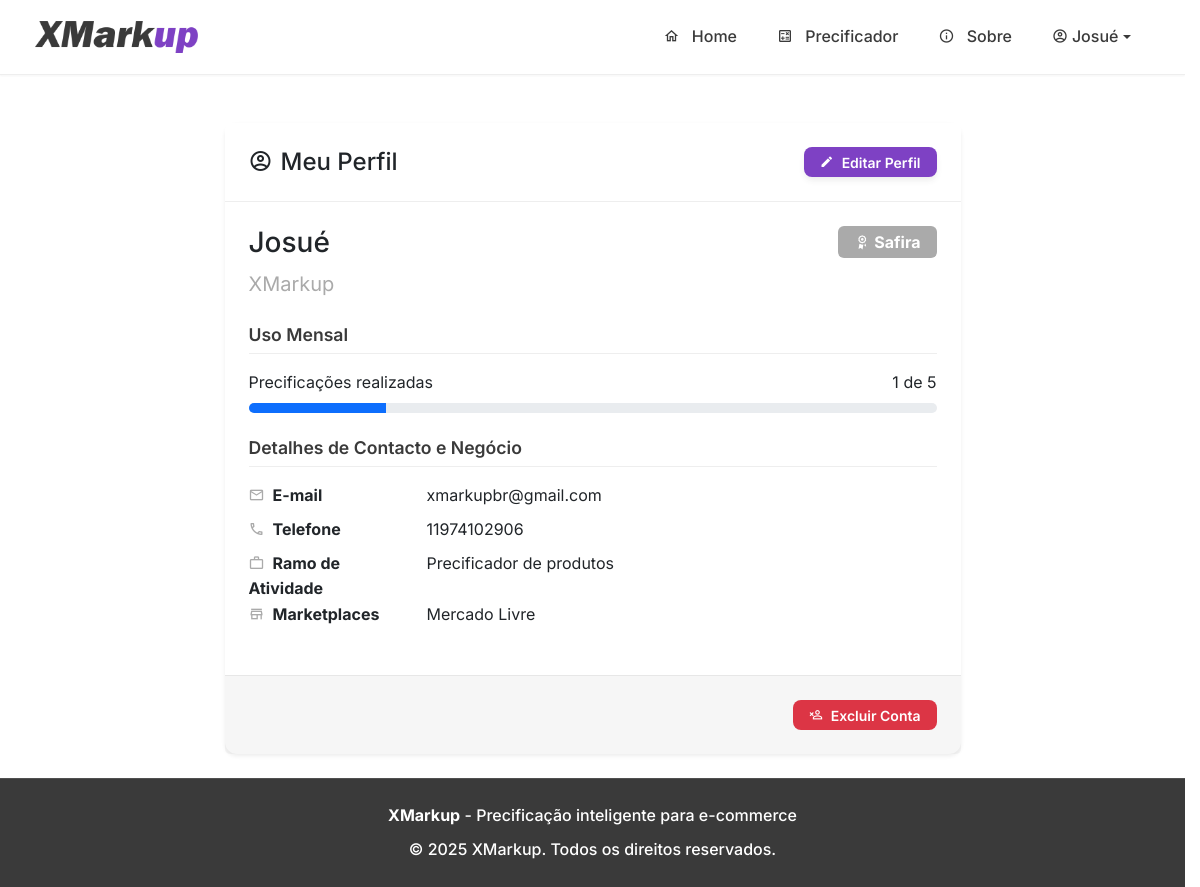
The page /perfil (signed in) on the database as committed earlier.
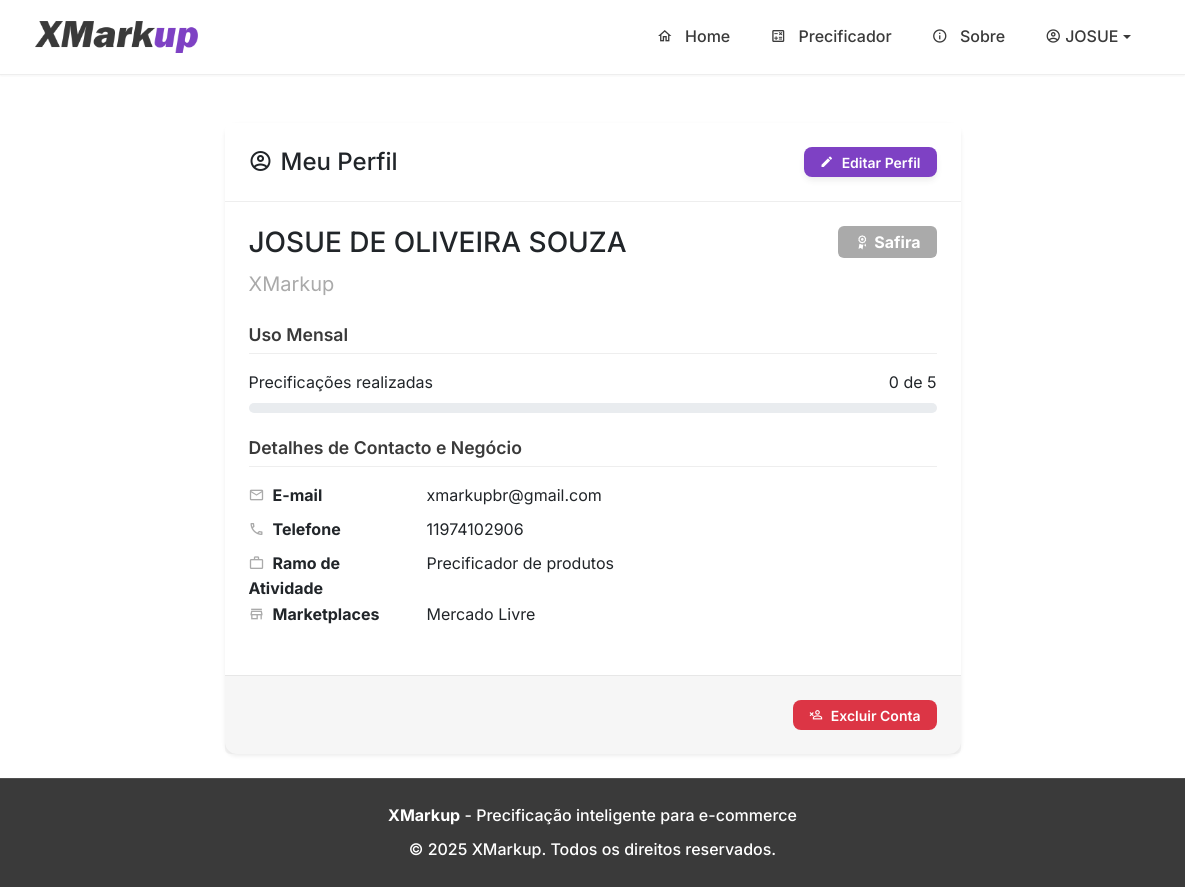
The same page on the database as committed later.
### tables this page shows
CREATE TABLE users (
            id INTEGER PRIMARY KEY AUTOINCREMENT,
            email TEXT UNIQUE NOT NULL,
            password TEXT NOT NULL,
            nome_completo TEXT,
            empresa TEXT,
            telefone TEXT,
            ramo_atividade TEXT,
            marketplaces TEXT,
            is_admin BOOLEAN NOT NULL DEFAULT 0,
            
            -- COLUNAS DE GESTÃO DE CLIENTES --
            status_cliente TEXT NOT NULL DEFAULT 'Safira',
            precificacao_limit INTEGER NOT NULL DEFAULT 5,
            limit_reset_date TIMESTAMP,

            -- COLUNAS DE CONFIGURAÇÃO --
            default_margem REAL DEFAULT 0.0,
            default_comissao_site REAL DEFAULT 0.0,
            default_frete_site REAL DEFAULT 0.0,
            default_comissao_ml REAL DEFAULT 0.0,
            default_frete_ml REAL DEFAULT 0.0,
            default_comissao_shopee REAL DEFAULT 0.0,
            default_frete_shopee REAL DEFAULT 0.0,
            
            -- COLUNAS PARA MARGEM DE CONTRIBUIÇÃO --
            default_pricing_method TEXT DEFAULT 'simple_margin',
            default_fixed_costs REAL DEFAULT 0.0,
            default_monthly_sales_qty INTEGER DEFAULT 100,
            default_contribution_margin REAL DEFAULT 30.0,
            
            -- COLUNAS PARA EXCLUSÃO DE CONTA --
            is_deleted BOOLEAN NOT NULL DEFAULT 0,
            deleted_at TIMESTAMP,
            delete_reason TEXT
        );

### app.py (the view)
@app.route('/perfil')
@login_required
def perfil():
    db = get_db()
    user_data = db.execute(
        'SELECT * FROM users WHERE id = ?', (current_user.id,)
    ).fetchone()
    uso_recente = get_user_usage(db, current_user.id, user_data['limit_reset_date'])
    return render_template(
        'perfil.html',
        user=user_data,
        uso_recente=uso_recente
    )

### app.py (called while the page is built, shortened)
def get_user_usage(db, user_id, last_reset_date=None):
    start_date = datetime.now() - timedelta(days=30)
    count = db.execute(
        "SELECT COUNT(id) FROM precificacoes WHERE user_id = ? AND criado_em > ?",
        (user_id, start_date)
    ).fetchone()[0]
    return count

### database.py (called while the page is built)
def get_db():
    if 'db' not in g:
        g.db = sqlite3.connect(DATABASE_NAME)
        g.db.row_factory = sqlite3.Row
    return g.db

### templates/perfil.html (shortened to what this page needs)
{% extends 'base.html' %}
{% block content %}
<div class="container mt-4">
    <div class="row justify-content-center">
        <div class="col-lg-8">
            <div class="card shadow-sm">
                <div class="card-header d-flex justify-content-between align-items-center">
                    <h4 class="mb-0"><span class="mdi mdi-account-circle-outline me-2"></span>Meu Perfil</h4>
                    <a href="{{ url_for('editar_perfil') }}" class="btn btn-sm btn-primary">
                        <span class="mdi mdi-pencil me-1"></span>Editar Perfil
                    </a>
                </div>
                <div class="card-body p-4">
                    <div class="d-flex justify-content-between align-items-start mb-4">
                        <div>
                            <h3>{{ user.nome_completo }}</h3>
                            <p class="text-muted fs-5 mb-0">{{ user.empresa or 'Empresa não informada' }}</p>
                        </div>
                        <div>
                            {% set status_color = 'secondary' %}
                            {% if user.status_cliente == 'Esmeralda' %}{% set status_color = 'success' %}{% endif %}
                            {% if user.status_cliente == 'Diamante' %}{% set status_color = 'primary' %}{% endif %}
                            <span class="badge bg-{{ status_color }} fs-6 px-3 py-2">
                                <span class="mdi mdi-seal-variant me-1"></span>{{ user.status_cliente }}
                            </span>
                        </div>
                    </div>
                    <div class="mb-4">
                        <h5 class="form-section-title">Uso Mensal</h5>
                        <div class="d-flex justify-content-between">
                            <span>Precificações realizadas</span>
                            <span>{{ uso_recente }} de {{ user.precificacao_limit }}</span>
                        </div>
                        <div class="progress mt-2" style="height: 10px;">
                            {% set usage_percent = (uso_recente / user.precificacao_limit * 100)|int %}
                            <div class="progress-bar" role="progressbar" style="width: {{ usage_percent }}%;" aria-valuenow="{{ uso_recente }}" aria-valuemin="0" aria-valuemax="{{ user.precificacao_limit }}"></div>
                        </div>
                    </div>
                    <h5 class="form-section-title mt-4">Detalhes de Contacto e Negócio</h5>
                    <dl class="row mt-3">
                        <dt class="col-sm-4 col-lg-3"><span class="mdi mdi-email-outline me-2 text-muted"></span>E-mail</dt>
                        <dd class="col-sm-8 col-lg-9">{{ user.email }}</dd>
                        <dt class="col-sm-4 col-lg-3"><span class="mdi mdi-phone-outline me-2 text-muted"></span>Telefone</dt>
                        <dd class="col-sm-8 col-lg-9">{{ user.telefone or 'Não informado' }}</dd>
                        <dt class="col-sm-4 col-lg-3"><span class="mdi mdi-briefcase-outline me-2 text-muted"></span>Ramo de Atividade</dt>
                        <dd class="col-sm-8 col-lg-9">{{ user.ramo_atividade or 'Não informado' }}</dd>
                        <dt class="col-sm-4 col-lg-3"><span class="mdi mdi-store-outline me-2 text-muted"></span>Marketplaces</dt>
                        <dd class="col-sm-8 col-lg-9">{{ user.marketplaces.replace(',', ', ') if user.marketplaces else 'Não informado' }}</dd>
                    </dl>
                </div>
                <div class="card-footer bg-light text-end">
                    <button type="button" class="btn btn-sm btn-danger" data-bs-toggle="modal" data-bs-target="#deleteAccountModal">
                        <span class="mdi mdi-account-remove-outline me-1"></span>Excluir Conta
                    </button>
                </div>
            </div>
        </div>
    </div>
</div>
{% endblock %}

### templates/base.html (shortened to what this page needs)
<!DOCTYPE html>
<html lang="pt-br">
<head>
    <link href="https://cdn.jsdelivr.net/npm/bootstrap@5.3.3/dist/css/bootstrap.min.css" rel="stylesheet">
    <link rel="stylesheet" href="https://cdn.jsdelivr.net/npm/@mdi/font@7.4.47/css/materialdesignicons.min.css">
    <link rel="stylesheet" href="{{ url_for('static', filename='css/style.css') }}">
</head>
<body>
    <nav class="navbar navbar-expand-lg sticky-top">
        <div class="container">
            <a class="navbar-brand d-flex align-items-center" href="{{ url_for('home') }}">
                <img src="{{ url_for('static', filename='logo.png') }}" alt="XMarkup Logo" height="32" class="me-2">
            </a>
            <div class="collapse navbar-collapse" id="navbarNav">
                <ul class="navbar-nav ms-auto">
                    <li class="nav-item">
                        <a class="nav-link {% if request.endpoint == 'home' %}active{% endif %}"
                           href="{{ url_for('home') }}">
                            <span class="mdi mdi-home-outline"></span>
                            Home
                        </a>
                    </li>
                    {% if current_user.is_authenticated %}
                    <li class="nav-item">
                        <a class="nav-link {% if request.endpoint == 'precificador' %}active{% endif %}"
                           href="{{ url_for('precificador') }}">
                            <span class="mdi mdi-calculator-variant-outline"></span>
                            Precificador
                        </a>
                    </li>
                    {% endif %}
                    <li class="nav-item">
                        <a class="nav-link {% if request.endpoint == 'sobre' %}active{% endif %}"
                           href="{{ url_for('sobre') }}">
                            <span class="mdi mdi-information-outline"></span>
                            Sobre
                        </a>
                    </li>
                    {% if current_user.is_authenticated %}
                        <li class="nav-item dropdown">
                            <a class="nav-link dropdown-toggle d-flex align-items-center" href="#" id="navbarDropdown"
                               role="button" data-bs-toggle="dropdown" aria-expanded="false">
                                <span class="mdi mdi-account-circle-outline me-1"></span>
                                {{ current_user.nome_completo.split(' ')[0] }}
                            </a>
                        </li>
                    {% endif %}
                </ul>
            </div>
        </div>
    </nav>
    <main class="py-4">
        {% block content %}{% endblock %}
    </main>
    <footer class="text-center">
        <div class="container">
            <div class="row">
                <div class="col-md-12">
                    <p class="mb-2">
                        <strong>XMarkup</strong> - Precificação inteligente para e-commerce
                    </p>
                    <p class="mb-0">
                        &copy; {{ moment().format('YYYY') if moment else '2025' }} XMarkup. Todos os direitos reservados.
                    </p>
                </div>
            </div>
        </div>
    </footer>
</body>
</html>

Rows that differ between the two databases and show on the page:
changed users "XMarkup": nome_completo "Josué" → "JOSUE"; nome_completo "Josué" → "JOSUE DE OLIVEIRA SOUZA"
Other text that changed with them:
{{ uso_recente }}: "1" → "0"
